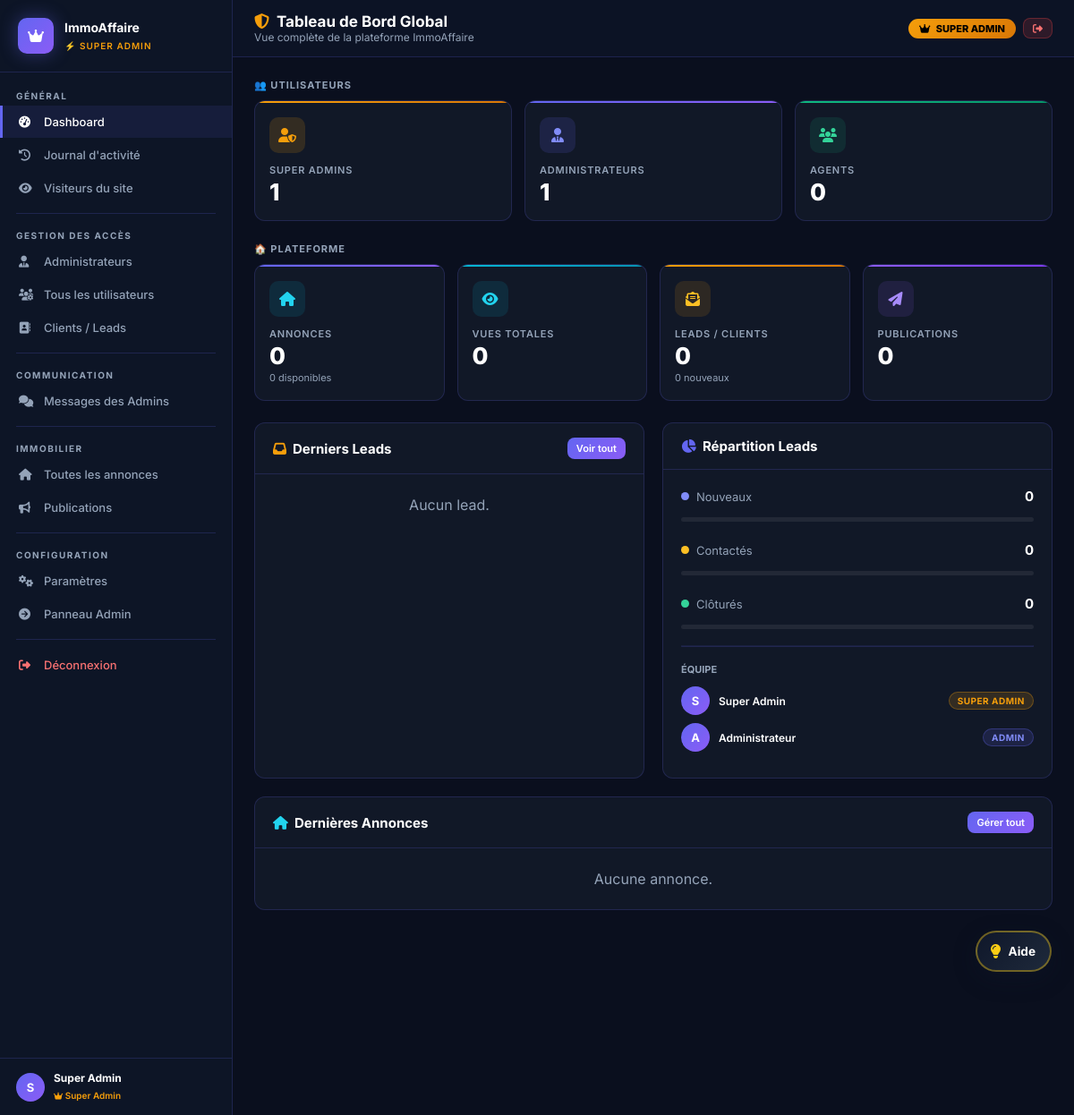
/super-admin (signed in), run on the app's committed database.
### tables this page shows
CREATE TABLE IF NOT EXISTS users (
    id              INT AUTO_INCREMENT PRIMARY KEY,
    username        VARCHAR(50) NOT NULL UNIQUE,
    password        VARCHAR(255) NOT NULL,
    full_name       VARCHAR(100),
    email           VARCHAR(150) UNIQUE,
    role            ENUM('super_admin', 'admin', 'agent', 'client') NOT NULL DEFAULT 'client',
    status          ENUM('active', 'inactive', 'pending') DEFAULT 'active',
    avatar          VARCHAR(255),
    phone_whatsapp  VARCHAR(25),
    phone_tel       VARCHAR(25),
    phone_fixe      VARCHAR(25),
    country         VARCHAR(100),
    created_at      TIMESTAMP DEFAULT CURRENT_TIMESTAMP
);

### controllers/SuperAdminController.php (called while the page is built, shortened)
<?php
class SuperAdminController extends Controller {
    public function index() {
        $userModel    = new UserModel();
        $annonceModel = new AnnonceModel();
        $db = $annonceModel->getDb();
        $stats = [
            'total_super_admins'  => $userModel->countByRole('super_admin'),
            'total_admins'        => $userModel->countByRole('admin'),
            'total_agents'        => $userModel->countByRole('agent'),
            'total_annonces'      => $db->query("SELECT COUNT(*) FROM annonces")->fetchColumn(),
            'total_leads'         => $db->query("SELECT COUNT(*) FROM leads")->fetchColumn(),
            'total_publications'  => $db->query("SELECT COUNT(*) FROM publications")->fetchColumn(),
            'total_views'         => $db->query("SELECT COALESCE(SUM(views_count),0) FROM annonces")->fetchColumn(),
            'leads_new'           => $db->query("SELECT COUNT(*) FROM leads WHERE status='new'")->fetchColumn(),
            'leads_contacted'     => $db->query("SELECT COUNT(*) FROM leads WHERE status='contacted'")->fetchColumn(),
            'leads_closed'        => $db->query("SELECT COUNT(*) FROM leads WHERE status='closed'")->fetchColumn(),
            'annonces_disponible' => $db->query("SELECT COUNT(*) FROM annonces WHERE status='disponible'")->fetchColumn(),
            'annonces_vendu'      => $db->query("SELECT COUNT(*) FROM annonces WHERE status='vendu'")->fetchColumn(),
        ];
        $recentLeads    = $db->query("SELECT l.*, a.title as annonce_title FROM leads l LEFT JOIN annonces a ON l.annonce_id = a.id ORDER BY l.created_at DESC LIMIT 5")->fetchAll(\PDO::FETCH_ASSOC);
        $recentAnnonces = $db->query("SELECT a.*, c.name as category_name FROM annonces a LEFT JOIN categories c ON a.category_id = c.id ORDER BY a.created_at DESC LIMIT 5")->fetchAll(\PDO::FETCH_ASSOC);
        $allUsers       = $userModel->getAllUsers();
        $msgModel    = new InternalMessageModel();
        $unreadCount = $msgModel->countUnread($_SESSION['user_id']);
        $this->render('super_admin/dashboard', [
            'title'          => 'Super Admin – Tableau de Bord',
            'stats'          => $stats,
            'recentLeads'    => $recentLeads,
            'recentAnnonces' => $recentAnnonces,
            'allUsers'       => $allUsers,
            'unreadCount'    => $unreadCount,
        ]);
    }
}

### config/database.php (called while the page is built, shortened)
<?php
class Database {
    private static $instance = null;
    private function __construct() {
        $dsn = "mysql:host=" . DB_HOST . ";dbname=" . DB_NAME . ";charset=" . DB_CHARSET;
        $options = [
            PDO::ATTR_ERRMODE            => PDO::ERRMODE_EXCEPTION,
            PDO::ATTR_DEFAULT_FETCH_MODE => PDO::FETCH_ASSOC,
            PDO::ATTR_EMULATE_PREPARES   => false,
        ];
        try {
            $this->pdo = new PDO($dsn, DB_USER, DB_PASS, $options);
        } catch (\PDOException $e) {
            throw new \PDOException($e->getMessage(), (int)$e->getCode());
        }
    }
    public static function getInstance() {
        if (self::$instance === null) {
            self::$instance = new self();
        }
        return self::$instance->pdo;
    }
}

### models/Model.php (called while the page is built, shortened)
<?php
require_once __DIR__ . '/../config/database.php';
abstract class Model {
    protected $db;
    public function __construct() {
        $this->db = Database::getInstance();
    }
    protected function query($sql, $params = []) {
        $stmt = $this->db->prepare($sql);
        $stmt->execute($params);
        return $stmt;
    }
    protected function fetchAll($sql, $params = []) {
        return $this->query($sql, $params)->fetchAll();
    }
    protected function fetch($sql, $params = []) {
        return $this->query($sql, $params)->fetch();
    }
}

### models/UserModel.php (called while the page is built, shortened)
<?php
require_once __DIR__ . '/Model.php';
class UserModel extends Model {
    public function getAllUsers() {
        return $this->fetchAll("SELECT * FROM users ORDER BY role ASC, created_at DESC");
    }
    public function countByRole($role) {
        $result = $this->fetch("SELECT COUNT(*) as total FROM users WHERE role = ?", [$role]);
        return $result['total'] ?? 0;
    }
}

### views/super_admin/dashboard.php (the view, shortened to what this page needs)
<?php include __DIR__ . '/sa_header.php'; ?>
<div class="sa-layout">
    <?php include __DIR__ . '/sidebar.php'; ?>
    <div class="sa-main">
        <div class="sa-topbar">
            <div class="sa-topbar-title">
                <h2><i class="fas fa-shield-alt" style="color:var(--sa-gold);margin-right:8px;"></i>Tableau de Bord Global</h2>
                <p>Vue complète de la plateforme ImmoAffaire</p>
            </div>
            <div class="sa-topbar-actions">
                <div class="sa-badge-role"><i class="fas fa-crown" style="margin-right:4px;"></i> Super Admin</div>
                <a href="<?php echo BASE_URL; ?>/logout" class="sa-btn sa-btn-danger sa-btn-sm"><i class="fas fa-sign-out-alt"></i></a>
            </div>
        </div>
        <div class="sa-content">
            <p style="color:var(--sa-gray);font-size:11px;font-weight:700;text-transform:uppercase;letter-spacing:1px;margin:0 0 10px;">👥 Utilisateurs</p>
            <div class="sa-stats-grid" style="grid-template-columns:repeat(3,1fr);">
                <a href="<?php echo BASE_URL; ?>/super-admin/admins" class="sa-stat-card" style="--card-gradient:linear-gradient(90deg,#f59e0b,#d97706);--icon-bg:rgba(245,158,11,0.15);--icon-color:#f59e0b;">
                    <div class="sa-stat-icon"><i class="fas fa-user-shield"></i></div>
                    <h4>Super Admins</h4>
                    <div class="val"><?php echo $stats['total_super_admins']; ?></div>
                </a>
                <a href="<?php echo BASE_URL; ?>/super-admin/admins" class="sa-stat-card" style="--icon-bg:rgba(99,102,241,0.15);--icon-color:#818cf8;">
                    <div class="sa-stat-icon"><i class="fas fa-user-tie"></i></div>
                    <h4>Administrateurs</h4>
                    <div class="val"><?php echo $stats['total_admins']; ?></div>
                </a>
                <a href="<?php echo BASE_URL; ?>/super-admin/users" class="sa-stat-card" style="--card-gradient:linear-gradient(90deg,#10b981,#059669);--icon-bg:rgba(16,185,129,0.12);--icon-color:#34d399;">
                    <div class="sa-stat-icon"><i class="fas fa-users"></i></div>
                    <h4>Agents</h4>
                    <div class="val"><?php echo $stats['total_agents']; ?></div>
                </a>
            </div>
            <p style="color:var(--sa-gray);font-size:11px;font-weight:700;text-transform:uppercase;letter-spacing:1px;margin:16px 0 10px;">🏠 Plateforme</p>
            <div class="sa-stats-grid">
                <a href="<?php echo BASE_URL; ?>/super-admin/annonces" class="sa-stat-card" style="--icon-bg:rgba(6,182,212,0.12);--icon-color:#22d3ee;">
                    <div class="sa-stat-icon"><i class="fas fa-home"></i></div>
                    <h4>Annonces</h4>
                    <div class="val"><?php echo $stats['total_annonces']; ?></div>
                    <div class="sub"><?php echo $stats['annonces_disponible']; ?> disponibles</div>
                </a>
                <div class="sa-stat-card" style="--card-gradient:linear-gradient(90deg,#06b6d4,#0891b2);--icon-bg:rgba(6,182,212,0.12);--icon-color:#22d3ee;">
                    <div class="sa-stat-icon"><i class="fas fa-eye"></i></div>
                    <h4>Vues totales</h4>
                    <div class="val"><?php echo number_format($stats['total_views'],0,',',' '); ?></div>
                </div>
                <a href="<?php echo BASE_URL; ?>/super-admin/leads" class="sa-stat-card" style="--card-gradient:linear-gradient(90deg,#f59e0b,#d97706);--icon-bg:rgba(245,158,11,0.12);--icon-color:#fbbf24;">
                    <div class="sa-stat-icon"><i class="fas fa-envelope-open-text"></i></div>
                    <h4>Leads / Clients</h4>
                    <div class="val"><?php echo $stats['total_leads']; ?></div>
                    <div class="sub"><?php echo $stats['leads_new']; ?> nouveaux</div>
                </a>
                <a href="<?php echo BASE_URL; ?>/admin/publications" class="sa-stat-card" style="--card-gradient:linear-gradient(90deg,#8b5cf6,#7c3aed);--icon-bg:rgba(139,92,246,0.12);--icon-color:#a78bfa;">
                    <div class="sa-stat-icon"><i class="fas fa-paper-plane"></i></div>
                    <h4>Publications</h4>
                    <div class="val"><?php echo $stats['total_publications']; ?></div>
                </a>
            </div>
            <div class="sa-grid-2">
                <div class="sa-card">
                    <div class="sa-card-header">
                        <h3><i class="fas fa-inbox" style="color:var(--sa-gold);margin-right:7px;"></i>Derniers Leads</h3>
                        <a href="<?php echo BASE_URL; ?>/super-admin/leads" class="sa-btn sa-btn-primary sa-btn-sm">Voir tout</a>
                    </div>
                    <div class="sa-table-wrap">
                    <?php if (!empty($recentLeads)): ?>
                        <table class="sa-table">
                            <thead><tr><th>Client</th><th>Statut</th></tr></thead>
                            <tbody>
                            <?php foreach ($recentLeads as $lead): ?>
                                <tr>
                                    <td>
                                        <strong style="color:white;display:block;"><?php echo htmlspecialchars($lead['client_name']); ?></strong>
                                        <span style="color:var(--sa-gray);font-size:11px;"><?php echo htmlspecialchars($lead['annonce_title'] ?? 'N/A'); ?></span>
                                    </td>
                                    <td><span class="lead-badge lead-<?php echo $lead['status']; ?>"><?php echo ucfirst($lead['status']); ?></span></td>
                                </tr>
                            <?php endforeach; ?>
                            </tbody>
                        </table>
                    <?php else: ?>
                        <div style="padding:24px;text-align:center;color:var(--sa-gray);">Aucun lead.</div>
                    <?php endif; ?>
                    </div>
                </div>
                <div class="sa-card">
                    <div class="sa-card-header">
                        <h3><i class="fas fa-chart-pie" style="color:var(--sa-accent);margin-right:7px;"></i>Répartition Leads</h3>
                    </div>
                    <div class="sa-card-body">
                        <?php $total = $stats['total_leads'] ?: 1; ?>
                        <div class="sa-donut-info">
                            <div class="sa-donut-row">
                                <div class="label"><div class="dot" style="background:#818cf8;"></div> Nouveaux</div>
                                <div class="count"><?php echo $stats['leads_new']; ?></div>
                            </div>
                            <div class="sa-progress"><div class="sa-progress-fill" style="width:<?php echo round($stats['leads_new']/$total*100); ?>%;background:linear-gradient(90deg,#6366f1,#818cf8);"></div></div>
                            <div class="sa-donut-row" style="margin-top:12px;">
                                <div class="label"><div class="dot" style="background:#fbbf24;"></div> Contactés</div>
                                <div class="count"><?php echo $stats['leads_contacted']; ?></div>
                            </div>
                            <div class="sa-progress"><div class="sa-progress-fill" style="width:<?php echo round($stats['leads_contacted']/$total*100); ?>%;background:linear-gradient(90deg,#f59e0b,#fbbf24);"></div></div>
                            <div class="sa-donut-row" style="margin-top:12px;">
                                <div class="label"><div class="dot" style="background:#34d399;"></div> Clôturés</div>
                                <div class="count"><?php echo $stats['leads_closed']; ?></div>
                            </div>
                            <div class="sa-progress"><div class="sa-progress-fill" style="width:<?php echo round($stats['leads_closed']/$total*100); ?>%;background:linear-gradient(90deg,#10b981,#34d399);"></div></div>
                        </div>
                        <hr style="border-color:var(--sa-border);margin:18px 0;">
                        <p style="color:var(--sa-gray);font-size:11px;font-weight:700;text-transform:uppercase;margin:0 0 12px;">Équipe</p>
                        <?php foreach ($allUsers as $u): ?>
                        <div style="display:flex;align-items:center;gap:10px;margin-bottom:9px;">
                            <div class="sa-avatar-sm"><?php echo strtoupper(substr($u['full_name']??$u['username'],0,1)); ?></div>
                            <div style="flex:1;min-width:0;">
                                <div style="color:white;font-size:12px;font-weight:600;white-space:nowrap;overflow:hidden;text-overflow:ellipsis;"><?php echo htmlspecialchars($u['full_name']??$u['username']); ?></div>
                            </div>
                            <span class="role-badge role-<?php echo $u['role']; ?>"><?php echo str_replace('_',' ',$u['role']); ?></span>
                        </div>
                        <?php endforeach; ?>
                    </div>
                </div>
            </div>
            <div class="sa-card">
                <div class="sa-card-header">
                    <h3><i class="fas fa-home" style="color:#22d3ee;margin-right:7px;"></i>Dernières Annonces</h3>
                    <a href="<?php echo BASE_URL; ?>/super-admin/annonces" class="sa-btn sa-btn-primary sa-btn-sm">Gérer tout</a>
                </div>
                <div class="sa-table-wrap">
                <?php if (!empty($recentAnnonces)): ?>
                    <table class="sa-table">
                        <thead><tr><th>Titre</th><th>Prix</th><th>Type</th><th>Statut</th><th>Vues</th></tr></thead>
                        <tbody>
                        <?php foreach ($recentAnnonces as $a): ?>
                            <tr>
                                <td style="font-weight:600;color:white;"><?php echo htmlspecialchars($a['title']); ?></td>
                                <td style="color:var(--sa-gold);font-weight:700;"><?php echo number_format($a['price'],0,',',' '); ?></td>
                                <td><span style="color:var(--sa-accent);"><?php echo ucfirst($a['type']); ?></span></td>
                                <td><span class="lead-badge lead-<?php echo $a['status']==='disponible'?'new':($a['status']==='vendu'?'closed':'contacted'); ?>"><?php echo ucfirst($a['status']); ?></span></td>
                                <td style="color:var(--sa-gray);"><?php echo $a['views_count']; ?></td>
                            </tr>
                        <?php endforeach; ?>
                        </tbody>
                    </table>
                <?php else: ?>
                    <div style="padding:24px;text-align:center;color:var(--sa-gray);">Aucune annonce.</div>
                <?php endif; ?>
                </div>
            </div>
        </div>
    </div>
</div>
<?php include __DIR__ . '/sa_footer.php'; ?>

### data on the page
users: full_name "S", full_name "Super Admin", role "SUPER ADMIN"
users: full_name "A", full_name "Administrateur", role "ADMIN"

### other printed values
$initials "S"
substr($_SESSION['full_name'] ?? $_SESSION['username'], 0, 20) "Super Admin"
$stats['total_super_admins'] "1"
$stats['total_admins'] "1"
$stats['total_agents'] "0"
$stats['total_annonces'] "0"
$stats['annonces_disponible'] "0"
$stats['total_views'] "0"
$stats['total_leads'] "0"
$stats['leads_new'] "0"
$stats['total_publications'] "0"
$stats['leads_contacted'] "0"
$stats['leads_closed'] "0"
